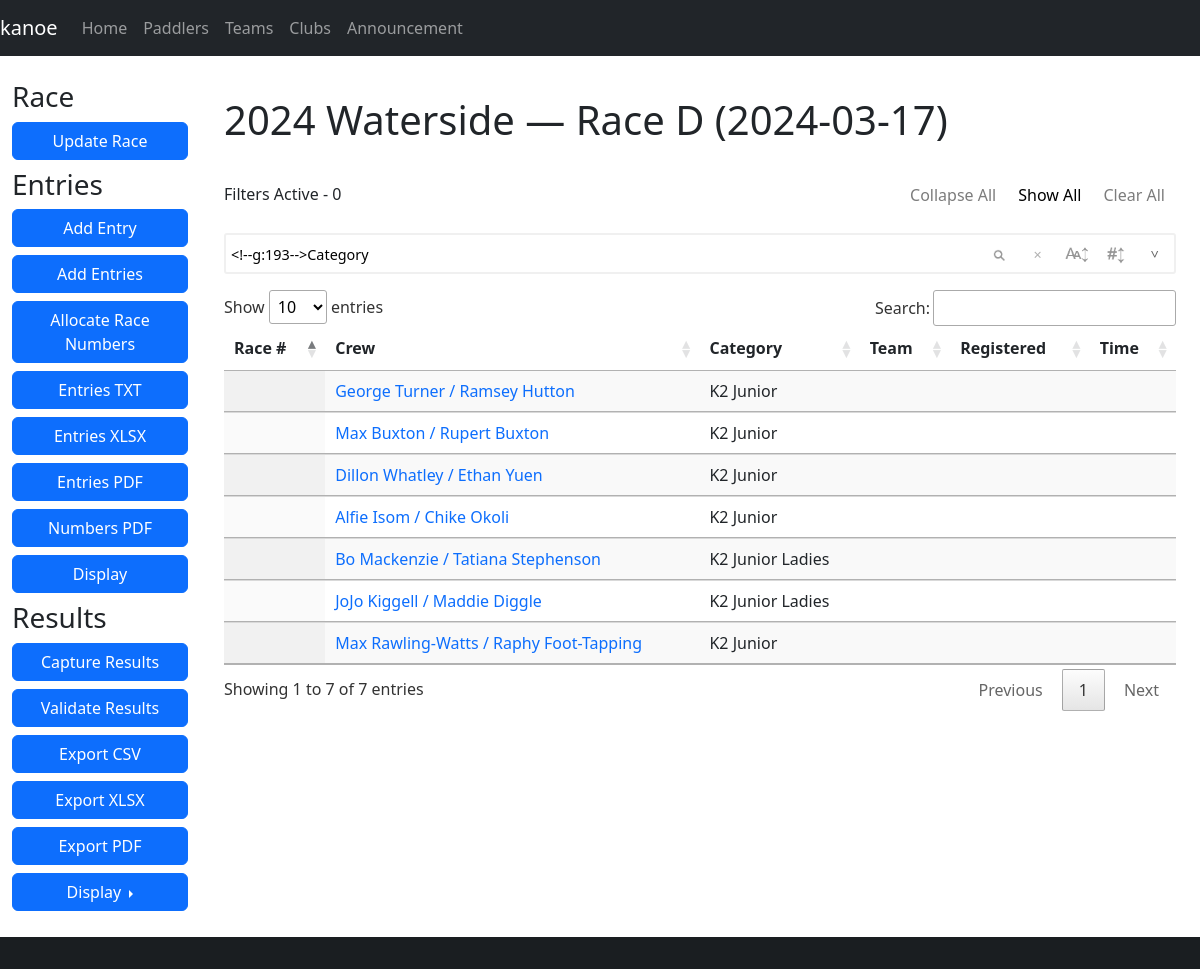
Page /race/8 on the committed database.
### database/database/race.py (models this page shows, shortened)
class Race(Base):
    __tablename__ = "race"
    __table_args__ = (UniqueConstraint("name", "date", name="uq_race_name_date"),)
    id = Column(Integer, primary_key=True)
    name = Column(String, nullable=False)
    date = Column(Date, nullable=False)
    series_id = Column(Integer, ForeignKey(Series.id), index=True)
    time_min_start = Column(String)
    time_max_start = Column(String)
    time_min_finish = Column(String)
    time_max_finish = Column(String)
    time_adjustment = Column(Integer)
    series = relationship(Series, backref="races", lazy="joined")

### database/database/entry.py (models this page shows, shortened)
class Entry(Base):
    __tablename__ = "entry"
    id = Column(Integer, primary_key=True)
    race_id = Column(Integer, ForeignKey(Race.id), index=True)
    category_id = Column(Integer, ForeignKey(Category.id), index=True)
    boat_type = Column(boat_type, index=True)
    entry_number = Column(Integer)
    series_id = Column(Integer, ForeignKey(Series.id), index=True)
    time_start = Column(String)
    time_finish = Column(String)
    time_adjustment = Column(Integer)
    registered = Column(Boolean, default=False, nullable=False)
    retired = Column(Boolean, default=False, nullable=False)
    scratched = Column(Boolean, default=False, nullable=False)
    disqualified = Column(Boolean, default=False, nullable=False)
    note = Column(Text)
    category = relationship(Category, backref="entries", lazy="joined")
    race = relationship(Race, backref="entries", lazy="joined")
    race_number = relationship("Number", secondary="number_entry", uselist=False)
    crews = relationship("Crew", lazy="joined", order_by="Crew.paddler_id")
    def __str__(self):
        names = sorted([str(crew) for crew in self.crews])
        return " / ".join(names)
    @property
    def time(self):
        if self.time_start and self.time_finish:
            time_start = datetime.datetime.strptime(self.time_start, "%H:%M:%S")
            time_finish = datetime.datetime.strptime(self.time_finish, "%H:%M:%S")
            return (
                time_finish
                - time_start
                + datetime.timedelta(seconds=(self.time_adjustment or 0))
            )
        else:
            return None
    @property
    def team(self):
        teams = [crew.team for crew in self.crews]
        teams = list(set(teams))
        if len(teams) == 1:
            return teams[0]
        else:
            return None

### database/database/paddler.py (models this page shows, shortened)
class Paddler(Base):
    __tablename__ = "paddler"
    id = Column(Integer, primary_key=True)
    membership_number = Column(Integer)
    membership_expiry = Column(Date)
    membership_body_id = Column(Integer, ForeignKey(MembershipBody.id))
    division = Column(Integer)
    title = Column(String)
    first = Column(String)
    middle = Column(String)
    last = Column(String)
    suffix = Column(String)
    dob = Column(Date)
    address = Column(String)
    email = Column(String)
    phone = Column(String)
    emergency_name = Column(String)
    emergency_phone = Column(String)
    age_group_id = Column(Integer, ForeignKey(AgeGroup.id), index=True)
    age_group = relationship(AgeGroup, backref="paddlers", lazy="joined")
    membership_body = relationship(MembershipBody, backref="paddlers", lazy="joined")
    @hybrid_property
    def name(self):
        return combine_names(self.first, self.middle, self.last)

### database/database/category.py (models this page shows, shortened)
class Category(Base):
    __tablename__ = "category"
    __table_args__ = (UniqueConstraint("label", name="uq_category_label"),)
    id = Column(Integer, primary_key=True)
    label = Column(String)
    def __str__(self):
        return self.label

### paddle/views/race/__init__.py (the view)
@blueprint.route("/race/<race_id>")
@login_required
def race(race_id):
    entries = session.query(db.Entry).filter(db.Entry.race_id == race_id).all()
    race = session.get(db.Race, race_id)
    return render_template("race.j2", race=race, entries=entries)

### database/database/crew.py (called while the page is built)
    def __str__(self):
        club = f" ({self.club.code})" if self.club else ""
        return f"{self.paddler.name}{club}"

### database/database/paddler.py (called while the page is built)
def combine_names(first, middle, last):
    name = [first, middle, last]
    name = list(filter(lambda item: item is not None, name))
    name = " ".join(name)
    name = name.strip()
    return name

### paddle/templates/race.j2 (shortened to what this page needs)
{% extends "base-fluid.j2" %}
{% block styles %}
{% include 'common/datatables-css.j2' %}
{% include 'common/datatables-filter-css.j2' %}
{% endblock %}
{% block content %}
<h1>{{ race.name }} ({{ race.date }})</h1>
<div class="row">
    <div class="col-sm-12">
        <div id="wrapper" style="visibility: hidden;">
            <table id="entries" class="table table-striped display nowrap" style="width:100%;">
                <thead>
                    <tr>
                        <th>Race #</th>
                        <th>Crew</th>
                        <th>Category</th>
                        <th>Team</th>
                        <th>Registered</th>
                        <th>Time</th>
                    </tr>
                </thead>
                <tbody>
                    {% for entry in entries %}
                    <tr{% if entry.scratched or entry.retired %} style="background-color: lightgrey;" {% endif %}>
                        <td>{{ entry.race_number or "" }}</td>
                        <td><a href="{{ url_for('kanoe.entry', entry_id=entry.id) }}">{{ entry }}</a></td>
                        <td>{{ entry.category }}</td>
                        <td>{{ entry.team or "" }}</td>
                        <td class="text-center">{% if entry.registered %}<i class="fas fa-check"></i>{% endif %}</td>
                        {% if entry.time %}
                        <td data-sort="{{ entry.time.total_seconds() }}">{{ entry.time }}</td>
                        {% else %}
                        <td class="text-center">
                        </td>
                        {% endif %}
                        </tr>
                        {% endfor %}
                </tbody>
            </table>
        </div>
    </div>
</div>
{% endblock %}
{% block sidebar %}
{% include 'sidebar-race.j2' %}
{% endblock %}

### paddle/static/css/styles.css (style rules this page uses)
:root { --colour-yellow: #fed00c; --colour-yellow-muted: #ffe269; }
body { padding-top: 60px; }
.row > * { margin-top: 20px; }
a { text-decoration: none; }

### rows in the picture
Race: name "2024 Waterside — Race D", date "2024-03-17"
Entry: last "George Turner / Ramsey Hutton", category "K2 Junior"
Entry: last "Max Buxton / Rupert Buxton", category "K2 Junior"
Entry: last "Dillon Whatley / Ethan Yuen", category "K2 Junior"
Entry: last "Alfie Isom / Chike Okoli", category "K2 Junior"
Entry: last "Bo Mackenzie / Tatiana Stephenson", category "K2 Junior Ladies"
Entry: last "JoJo Kiggell / Maddie Diggle", category "K2 Junior Ladies"
Entry: last "Max Rawling-Watts / Raphy Foot-Tapping", category "K2 Junior"
